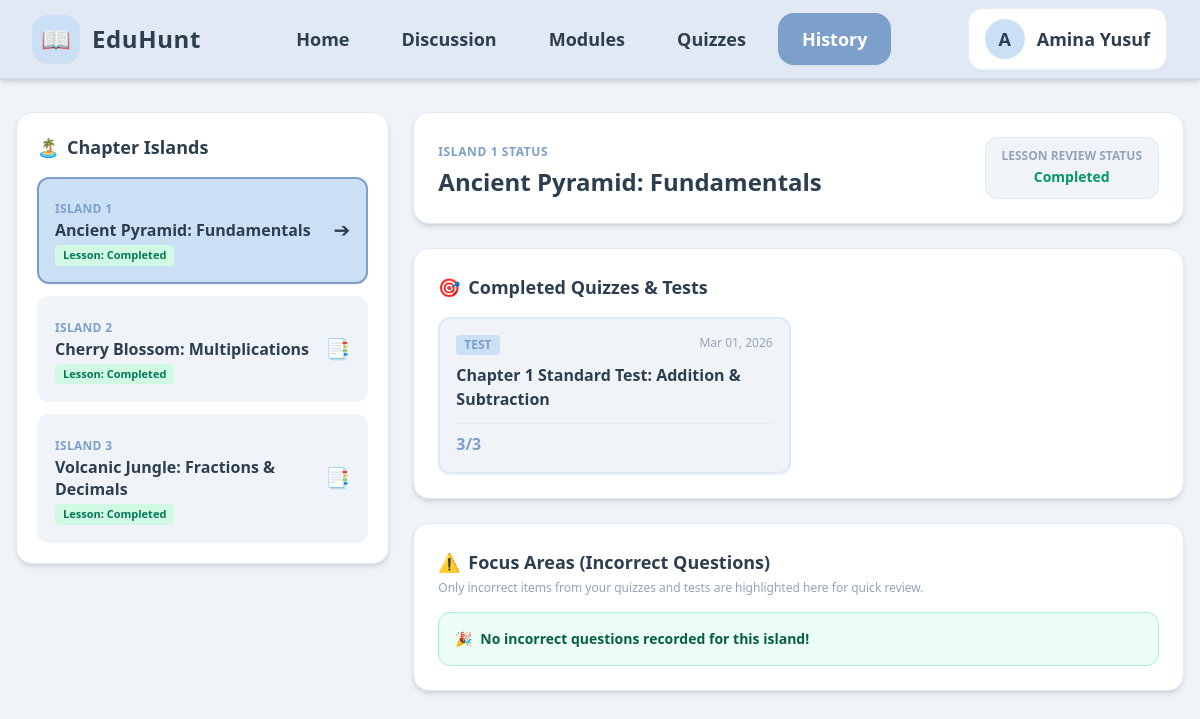
Page /student/history.php on the earlier database version.
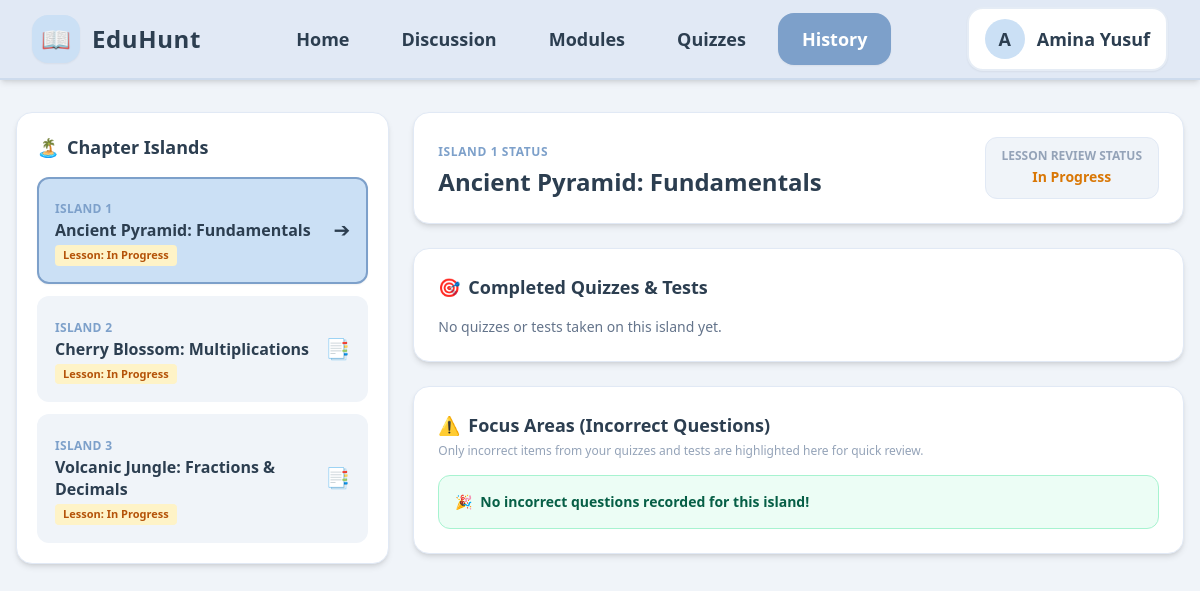
Same page on the later database version.
### tables this page shows
CREATE TABLE students (
        id INTEGER PRIMARY KEY AUTOINCREMENT, 
        classroom_id INTEGER, 
        name TEXT NOT NULL, 
        status TEXT NOT NULL, 
        score INTEGER DEFAULT 0, 
        role TEXT DEFAULT 'student', 
        FOREIGN KEY(classroom_id) REFERENCES classrooms(id) ON DELETE SET NULL
    );

CREATE TABLE student_progress (
        id INTEGER PRIMARY KEY AUTOINCREMENT, 
        student_id INTEGER NOT NULL, 
        island_id INTEGER NOT NULL, 
        chapter_name TEXT NOT NULL, 
        level INTEGER DEFAULT 0,
        status TEXT NOT NULL DEFAULT 'In Progress', 
        FOREIGN KEY(student_id) REFERENCES students(id) ON DELETE CASCADE
    );

CREATE TABLE student_assessments (
        id INTEGER PRIMARY KEY AUTOINCREMENT,
        student_id INTEGER NOT NULL,
        island_id INTEGER NOT NULL,
        title TEXT NOT NULL,
        type TEXT NOT NULL,
        score TEXT NOT NULL,
        status TEXT NOT NULL,
        submitted_at DATETIME DEFAULT CURRENT_TIMESTAMP,
        FOREIGN KEY(student_id) REFERENCES students(id) ON DELETE CASCADE
    );

### student/history.php (the view, shortened to what this page needs)
<?php
require_once __DIR__ . '/../config/db.php';
$student_id = 1;
$stmt_student = $pdo->prepare("SELECT * FROM students WHERE id = ?");
$stmt_student->execute([$student_id]);
$student = $stmt_student->fetch(PDO::FETCH_ASSOC);
$stmt_islands = $pdo->prepare("
    SELECT * FROM student_progress
    WHERE student_id = ?
    ORDER BY island_id ASC
");
$stmt_islands->execute([$student_id]);
$islands = $stmt_islands->fetchAll(PDO::FETCH_ASSOC);
$selectedIsland = isset($_GET['island_id']) ? (int)$_GET['island_id'] : 1;
$currentIslandProgress = null;
foreach ($islands as $isl) {
    if ((int)$isl['island_id'] === $selectedIsland) {
        $currentIslandProgress = $isl;
        break;
    }
}
$stmt_assessments = $pdo->prepare("
    SELECT * FROM student_assessments
    WHERE student_id = ? AND island_id = ?
    ORDER BY submitted_at DESC
");
$stmt_assessments->execute([$student_id, $selectedIsland]);
$assessments = $stmt_assessments->fetchAll(PDO::FETCH_ASSOC);
$stmt_incorrect = $pdo->prepare("
    SELECT sa.*, a.title as quiz_title
    FROM student_answers sa
    JOIN student_assessments a ON sa.assessment_id = a.id
    WHERE a.student_id = ? AND a.island_id = ? AND sa.is_correct = 0
    ORDER BY sa.id DESC
");
$stmt_incorrect->execute([$student_id, $selectedIsland]);
$incorrectAnswers = $stmt_incorrect->fetchAll(PDO::FETCH_ASSOC);
?>
<!DOCTYPE html>
<html lang="en">
<head>
    <script src="https://cdn.tailwindcss.com"></script>
    <link href="https://cdn.jsdelivr.net/npm/flowbite@2.5.1/dist/flowbite.min.css" rel="stylesheet" />
</head>
<body class="bg-pastel-bg text-pastel-text min-h-screen flex flex-col items-center justify-start p-4 pt-28">
    <nav class="bg-pastel-nav fixed w-full h-20 z-50 top-0 start-0 border-b-2 border-pastel-primary/20 shadow-md flex items-center">
        <div class="w-full max-w-[85rem] mx-auto px-8 flex items-center justify-between">
            <a href="index.php" class="flex items-center gap-3 flex-shrink-0">
                <div class="bg-pastel-badge w-12 h-12 rounded-2xl flex items-center justify-center shadow-sm">
                    <span class="text-2xl">📖</span>
                </div>
                <span class="text-2xl font-black tracking-wide text-pastel-text hidden lg:block">EduHunt</span>
            </a>
            <div class="hidden md:flex items-center justify-center flex-1 mx-6">
                <ul class="flex items-center gap-3 text-lg font-bold">
                    <li><a href="index.php" class="flex items-center px-5 py-3 rounded-2xl text-pastel-text hover:bg-pastel-card hover:text-pastel-primary">Home</a></li>
                    <li><a href="discussion.php" class="flex items-center px-5 py-3 rounded-2xl text-pastel-text hover:bg-pastel-card hover:text-pastel-primary">Discussion</a></li>
                    <li><a href="module.php" class="flex items-center px-5 py-3 rounded-2xl text-pastel-text hover:bg-pastel-card hover:text-pastel-primary">Modules</a></li>
                    <li><a href="quiz.php" class="flex items-center px-5 py-3 rounded-2xl text-pastel-text hover:bg-pastel-card hover:text-pastel-primary">Quizzes</a></li>
                    <li><a href="history.php" class="flex items-center px-6 py-3 rounded-2xl bg-pastel-primary text-white shadow-sm">History</a></li>
                </ul>
            </div>
            <div class="flex items-center flex-shrink-0">
                <button id="user-menu-button" data-dropdown-toggle="user-dropdown" type="button" class="flex items-center gap-3 py-2.5 px-4 bg-pastel-card border-2 border-pastel-primary/20 rounded-2xl shadow-sm">
                    <div class="w-10 h-10 rounded-full bg-pastel-badge flex items-center justify-center font-black text-pastel-text text-lg">
                        <?= strtoupper(substr($student['name'], 0, 1)) ?>
                    </div>
                    <span class="text-lg font-bold text-pastel-text hidden sm:block"><?= htmlspecialchars($student['name']) ?></span>
                </button>
            </div>
        </div>
    </nav>
    <main class="w-full max-w-[85rem] grid grid-cols-1 lg:grid-cols-12 gap-6">
        <section class="lg:col-span-4 bg-pastel-card border border-pastel-nav p-5 rounded-2xl shadow-md h-fit">
            <h2 class="text-lg font-black text-pastel-text mb-4 flex items-center gap-2">
                <span>🏝️</span> Chapter Islands
            </h2>
            <div class="flex flex-col gap-3">
                <?php foreach ($islands as $isl): ?>
                    <?php $isActive = ((int)$isl['island_id'] === $selectedIsland); ?>
                    <a href="history.php?island_id=<?= $isl['island_id'] ?>"
                       class="p-4 rounded-xl border-2 transition-all duration-200 flex items-center justify-between <?= $isActive ? 'bg-pastel-badge border-pastel-primary shadow-sm' : 'bg-pastel-bg border-transparent hover:border-pastel-primary/40' ?>">
                        <div>
                            <span class="text-xs font-bold text-pastel-primary uppercase tracking-wide">Island <?= $isl['island_id'] ?></span>
                            <h3 class="font-bold text-pastel-text text-base leading-snug"><?= htmlspecialchars($isl['chapter_name']) ?></h3>
                            <span class="inline-block text-[11px] font-bold px-2 py-0.5 mt-1 rounded <?= $isl['status'] === 'Completed' ? 'bg-emerald-100 text-emerald-700' : 'bg-amber-100 text-amber-700' ?>">
                                Lesson: <?= htmlspecialchars($isl['status']) ?>
                            </span>
                        </div>
                        <span class="text-xl"><?= $isActive ? '➔' : '📑' ?></span>
                    </a>
                <?php endforeach; ?>
            </div>
        </section>
        <section class="lg:col-span-8 flex flex-col gap-6">
            <div class="bg-pastel-card border border-pastel-nav p-6 rounded-2xl shadow-md flex flex-wrap justify-between items-center gap-4">
                <div>
                    <span class="text-xs font-bold text-pastel-primary uppercase tracking-wider">Island <?= $selectedIsland ?> Status</span>
                    <h1 class="text-2xl font-black text-pastel-text mt-1"><?= htmlspecialchars($currentIslandProgress['chapter_name'] ?? 'Island Details') ?></h1>
                </div>
                <div class="bg-pastel-bg px-4 py-2.5 rounded-xl border border-pastel-nav text-center">
                    <span class="text-xs font-bold text-slate-400 uppercase block">Lesson Review Status</span>
                    <span class="text-sm font-black <?= ($currentIslandProgress['status'] ?? '') === 'Completed' ? 'text-emerald-600' : 'text-amber-600' ?>">
                        <?= htmlspecialchars($currentIslandProgress['status'] ?? 'In Progress') ?>
                    </span>
                </div>
            </div>
            <div class="bg-pastel-card border border-pastel-nav p-6 rounded-2xl shadow-md">
                <h2 class="text-lg font-black text-pastel-text mb-4 flex items-center gap-2">
                    <span>🎯</span> Completed Quizzes & Tests
                </h2>
                <?php if (empty($assessments)): ?>
                    <p class="text-sm text-slate-500">No quizzes or tests taken on this island yet.</p>
                <?php else: ?>
                    <div class="grid grid-cols-1 md:grid-cols-2 gap-4">
                        <?php foreach ($assessments as $item): ?>
                            <a href="view_quiz.php?assessment_id=<?= $item['id'] ?>"
                               class="block border-2 border-pastel-nav hover:border-pastel-primary bg-pastel-bg hover:bg-white p-4 rounded-xl transition-all duration-200 shadow-sm">
                                <div class="flex justify-between items-start">
                                    <span class="text-xs font-bold px-2 py-0.5 rounded bg-pastel-badge text-pastel-primary uppercase"><?= htmlspecialchars($item['type']) ?></span>
                                    <span class="text-xs text-slate-400"><?= date('M d, Y', strtotime($item['submitted_at'])) ?></span>
                                </div>
                                <h3 class="font-bold text-pastel-text text-base mt-2"><?= htmlspecialchars($item['title']) ?></h3>
                                <div class="mt-3 flex justify-between items-center border-t border-slate-200/60 pt-2">
                                    <span class="text-base font-black text-pastel-primary"><?= htmlspecialchars($item['score']) ?></span>
                                </div>
                            </a>
                        <?php endforeach; ?>
                    </div>
                <?php endif; ?>
            </div>
            <div class="bg-pastel-card border border-pastel-nav p-6 rounded-2xl shadow-md">
                <h2 class="text-lg font-black text-pastel-text mb-1 flex items-center gap-2">
                    <span>⚠️</span> Focus Areas (Incorrect Questions)
                </h2>
                <p class="text-xs text-slate-400 mb-4">Only incorrect items from your quizzes and tests are highlighted here for quick review.</p>
                <?php if (empty($incorrectAnswers)): ?>
                    <div class="p-4 rounded-xl bg-emerald-50 border border-emerald-200 text-emerald-800 text-sm font-semibold flex items-center gap-2">
                        <span>🎉</span> No incorrect questions recorded for this island!
                    </div>
                <?php endif; ?>
            </div>
        </section>
    </main>
</body>
</html>

Differences in the rows shown:
no longer on this page (row edited): student_assessments: type "TEST", submitted_at "Mar 01, 2026", title "Chapter 1 Standard Test: Addition & Subtraction", score "3/3"
changed student_progress "Ancient Pyramid: Fundamentals": status "Completed" → "In Progress"
changed student_progress "Cherry Blossom: Multiplications": status "Completed" → "In Progress"
changed student_progress "Volcanic Jungle: Fractions & Decimals": status "Completed" → "In Progress"
Other differences:
text now shown: "No quizzes or tests taken on this island yet."
